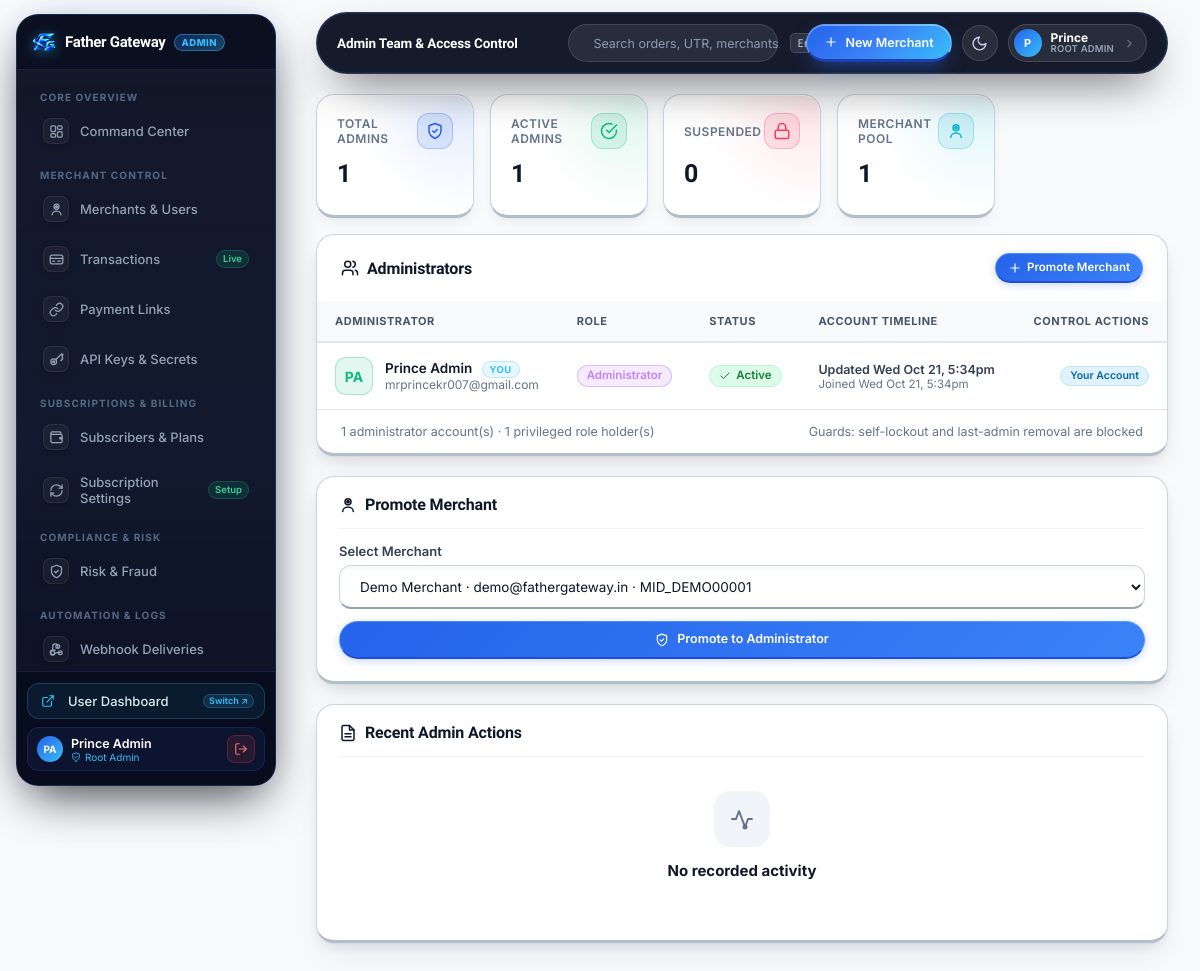
Page /admin/admins.php (signed in) on the committed database.
### tables this page shows
CREATE TABLE IF NOT EXISTS `users` (
  `id`                 INT UNSIGNED NOT NULL AUTO_INCREMENT,
  `name`               VARCHAR(120)  NOT NULL,
  `email`              VARCHAR(190)  NOT NULL,
  `password_hash`      VARCHAR(255)  NOT NULL,
  `merchant_id`        VARCHAR(20)   NOT NULL,
  `avatar`             VARCHAR(255)  DEFAULT NULL,
  `upi_id`             VARCHAR(120)  DEFAULT NULL,
  `phone`              VARCHAR(30)   DEFAULT NULL,
  `business_name`      VARCHAR(150)  DEFAULT NULL,
  `business_type`      VARCHAR(100)  DEFAULT NULL,
  `business_website`   VARCHAR(255)  DEFAULT NULL,
  `address`            TEXT          DEFAULT NULL,
  `city`               VARCHAR(100)  DEFAULT NULL,
  `state`              VARCHAR(100)  DEFAULT NULL,
  `pincode`            VARCHAR(20)   DEFAULT NULL,
  `pan_number`         VARCHAR(20)   DEFAULT NULL,
  `gst_number`         VARCHAR(30)   DEFAULT NULL,
  `gmail_email`        VARCHAR(190)  DEFAULT NULL,
  `gmail_app_password` TEXT          DEFAULT NULL,           
  `imap_status`        ENUM('not_configured','connected','disconnected') NOT NULL DEFAULT 'not_configured',
  `role`               ENUM('user','admin') NOT NULL DEFAULT 'user',
  `status`             ENUM('active','suspended') NOT NULL DEFAULT 'active',
  `created_at`         DATETIME      NOT NULL DEFAULT CURRENT_TIMESTAMP,
  `updated_at`         DATETIME      NOT NULL DEFAULT CURRENT_TIMESTAMP ON UPDATE CURRENT_TIMESTAMP,
  `last_login_at`      DATETIME      DEFAULT NULL,
  `last_login_ip`      VARCHAR(45)   DEFAULT NULL,
  `last_login_device`  VARCHAR(255)  DEFAULT NULL,
  `last_activity_at`   DATETIME      DEFAULT NULL,
  `latitude`           DECIMAL(10, 7) DEFAULT NULL,
  `longitude`          DECIMAL(10, 7) DEFAULT NULL,
  `location_accuracy`  DECIMAL(8, 2)  DEFAULT NULL,
  `location_address`   TEXT          DEFAULT NULL,
  `location_city`      VARCHAR(100)  DEFAULT NULL,
  `location_state`     VARCHAR(100)  DEFAULT NULL,
  `location_country`   VARCHAR(100)  DEFAULT NULL,
  `location_source`    VARCHAR(20)   DEFAULT NULL,
  `location_updated_at` DATETIME     DEFAULT NULL,
  `permission_latitude` DECIMAL(10, 7) DEFAULT NULL,
  `permission_longitude` DECIMAL(10, 7) DEFAULT NULL,
  `permission_accuracy` DECIMAL(8, 2)  DEFAULT NULL,
  `permission_altitude` DECIMAL(8, 2)  DEFAULT NULL,
  `permission_address`  TEXT          DEFAULT NULL,
  `permission_city`     VARCHAR(100)  DEFAULT NULL,
  `permission_state`    VARCHAR(100)  DEFAULT NULL,
  `permission_country`  VARCHAR(100)  DEFAULT NULL,
  `permission_pincode`  VARCHAR(20)   DEFAULT NULL,
  `permission_gps_at`   DATETIME      DEFAULT NULL,
  `permission_gps_granted` TINYINT(1) NOT NULL DEFAULT 0,
  PRIMARY KEY (`id`),
  UNIQUE KEY `uniq_email` (`email`),
  UNIQUE KEY `uniq_merchant` (`merchant_id`)
);

### admin/admins.php (the view, shortened to what the rows shown need)
<?php
require_once APP_ROOT . '/includes/icons.php';
$user     = require_admin();
$active   = 'admins';
$actorId  = (int) $user['id'];
$admins = db()->query(
    "SELECT * FROM users WHERE role = 'admin' ORDER BY status = 'active' DESC, name ASC"
)->fetchAll();
include __DIR__ . '/includes/header.php';
?>
<div class="adm-grid">
    <div class="card card-pad-0">
        <?php if (!$admins): ?>
            <div class="empty-state" style="padding:56px 20px;">
                <div class="empty-icon"><?= icon('shield', 28) ?></div>
                <p class="empty-state-title">No administrator accounts found</p>
                <p class="empty-state-sub">Promote an active merchant to restore console access.</p>
            </div>
        <?php else: ?>
            <div class="table-responsive">
                <table class="data-table adm-table">
                    <thead>
                        <tr>
                            <th>Administrator</th>
                            <th>Role</th>
                            <th>Status</th>
                            <th>Account Timeline</th>
                            <th style="text-align:right;">Control Actions</th>
                        </tr>
                    </thead>
                    <tbody>
                        <?php foreach ($admins as $a): ?>
                            <?php
                                $isSelf = ((int) $a['id'] === $actorId);
                                $av     = initials((string) $a['name']);
                            ?>
                            <tr>
                                <td data-label="Administrator">
                                    <div class="flex items-center gap-3">
                                        <div class="adm-avatar <?= $isSelf ? 'you' : '' ?>"><?= e($av) ?></div>
                                        <div style="min-width:0;">
                                            <div class="adm-name">
                                                <?= e($a['name']) ?>
                                                <?php if ($isSelf): ?><span class="adm-pill" style="margin-left:6px;">You</span><?php endif; ?>
                                            </div>
                                            <div class="adm-mail"><?= e($a['email']) ?></div>
                                        </div>
                                    </div>
                                </td>
                                <td data-label="Role">
                                    <span class="badge" style="background:rgba(168,85,247,.12);color:#c084fc;border:1px solid rgba(168,85,247,.3);">Administrator</span>
                                </td>
                                <td data-label="Status"><?= status_badge((string) $a['status']) ?></td>
                                <td data-label="Account Timeline">
                                    <div style="font-size:12.5px;font-weight:600;">Updated <?= e(nice_date((string) $a['updated_at'])) ?></div>
                                    <div class="text-mute" style="font-size:11.5px;">Joined <?= e(nice_date((string) $a['created_at'])) ?></div>
                                </td>
                                <td data-label="Control Actions" style="text-align:right;">
                                    <?php if ($isSelf): ?>
                                        <span class="badge badge-info" style="font-size:10.5px;">Your Account</span>
                                    <?php endif; ?>
                                </td>
                            </tr>
                        <?php endforeach; ?>
                    </tbody>
                </table>
            </div>
        <?php endif; ?>
    </div>
</div>
<?php include __DIR__ . '/includes/footer.php'; ?>

### admin/includes/header.php (shortened to what the rows shown need)
<?php
require_once APP_ROOT . '/includes/icons.php';
$user        = $user ?? current_user();
$activeNav   = $activeNav ?? ($active ?? '');
?>
<!doctype html>
<html lang="en">
<head>
<?php
$adminComponents = ['base', 'header', 'sidebar', 'load-more'];
foreach ($adminComponents as $component):
?>
<link rel="stylesheet" href="<?= asset('admin/assets/css/components/' . $component . '.css') ?>">
<?php endforeach; ?>
<?php
$pageKey = $pageKey ?? $activeNav;
$pageCssMap = [
    'overview'    => 'index.css',
    'merchants'   => 'users.css',
    'user'        => 'user.css',
    'orders'      => 'orders.css',
    'order'       => 'order.css',
    'links'       => 'payment-links.css',
    'keys'        => 'api-keys.css',
    'sub_settings' => 'subscription-settings.css',
    'subscriptions' => 'subscriptions.css',
    'risk'        => 'risk.css',
    'webhooks'    => 'webhooks.css',
    'system'      => 'system.css',
    'settings'    => 'settings.css',
    'admins'      => 'admins.css',
];
$currentPageCss = $pageCssMap[$pageKey] ?? null;
if ($currentPageCss):
    $pageCssPath = __DIR__ . '/../assets/css/pages/' . $currentPageCss;
    if (file_exists($pageCssPath)):
?>
<link rel="stylesheet" id="adminPageCss" href="<?= asset('admin/assets/css/pages/' . $currentPageCss) ?>">
<?php
    endif;
endif;
?>
</head>
<body class="app">
<div class="dashboard-layout">
    <?php include __DIR__ . '/sidebar.php'; ?>
    <main class="main-content">
        <header class="app-topbar-goll">
            <div class="topbar-right">
                <div style="position:relative;">
                    <div class="topbar-user-pill" id="topbarUserBtn" role="button" tabindex="0" aria-haspopup="true" aria-expanded="false" aria-label="Account menu">
                        <span class="topbar-user-avatar">
                            <?= strtoupper(mb_substr($user['name'] ?: 'A', 0, 1)) ?>
                        </span>
                        <div class="topbar-user-meta">
                            <span class="topbar-user-name"><?= e(explode(' ', $user['name'])[0]) ?></span>
                            <span class="topbar-user-role">ROOT ADMIN</span>
                        </div>
                        <?= icon('chevron-right', 13, 'style="color:#64748b;"') ?>
                    </div>
                </div>
            </div>
        </header>
        <div class="wrap" id="adminMainWrap">

### admin/includes/sidebar.php (shortened to what the rows shown need)
<?php
$u = $user ?? current_user();
?>
<aside class="sidebar" id="sidebar">
        <button class="sidebar-close" type="button" onclick="closeSidebar()" aria-label="Close menu" title="Close menu"><?= icon('x', 14) ?></button>
    <div class="sidebar-foot">
        <div class="sidebar-user">
            <span class="avatar avatar-xs"><?= !empty($u['avatar']) ? '<img src="' . e(url($u['avatar'])) . '" alt="">' : e(initials($u['name'])) ?></span>
            <div class="sidebar-user-meta">
                <span class="sidebar-user-name"><?= e($u['name']) ?></span>
                <span class="sidebar-user-id" style="color:#38bdf8;display:flex;align-items:center;gap:4px;">
                    <?= icon('shield', 10) ?> Root Admin
                </span>
            </div>
            <a class="sidebar-logout" href="<?= url('logout.php') ?>" title="Log out"><?= icon('logout', 14) ?></a>
        </div>
    </div>
</aside>

### includes/icons.php (shortened to what the rows shown need)
<?php
function icon(string $name, int $size = 16, string $extra = ''): string
{
    $inner = $paths[$name] ?? $paths['circle'];
    return '<svg xmlns="http://www.w3.org/2000/svg" width="' . $size . '" height="' . $size . '" viewBox="0 0 24 24" '
        . 'fill="none" stroke="currentColor" stroke-width="2" stroke-linecap="round" stroke-linejoin="round"'
        . ($extra !== '' ? ' ' . $extra : '') . '>' . $inner . '</svg>';
}

### includes/functions.php (shortened to what the rows shown need)
<?php
function e($value = ''): string
{
    return htmlspecialchars((string) ($value ?? ''), ENT_QUOTES | ENT_SUBSTITUTE, 'UTF-8');
}
function url(string $path = ''): string
{
    return BASE_URL . '/' . ltrim($path, '/');
}
function asset(string $path): string
{
    $path = ltrim($path, '/');
    $file = APP_ROOT . '/' . $path;
    $ver  = is_file($file) ? filemtime($file) : null;
    return url($path) . ($ver ? '?v=' . $ver : '');
}
function is_logged_in(): bool
{
    return !empty($_SESSION['user_id']);
}
function current_user(bool $refresh = false): ?array
{
    $stmt = db()->prepare('SELECT * FROM users WHERE id = ? LIMIT 1');
    $stmt->execute([$_SESSION['user_id']]);
    $row = $stmt->fetch();
    $user = $row;
    if (empty($_SESSION['admin_impersonator_id'])) {
        $lastPing = (int) ($_SESSION['last_activity_ping'] ?? 0);
    }
    return $user;
}
function require_login(): array
{
    $user = current_user();
    return $user;
}
function require_admin(): array
{
    $user = require_login();
    return $user;
}
function nice_date(?string $datetime): string
{
    $ts = strtotime($datetime);
    return date('D M j, g:ia', $ts);
}
function initials(string $name): string
{
    $parts = preg_split('/\s+/', trim($name));
    $out = '';
    foreach (array_slice($parts, 0, 2) as $p) {
        if ($p !== '') {
            $out .= strtoupper(mb_substr($p, 0, 1));
        }
    }
    return $out !== '' ? $out : 'U';
}
function status_badge(string $status): string
{
    $map = [
        'success'        => ['badge-success', 'check'],
        'pending'        => ['badge-warning', 'clock'],
        'failed'         => ['badge-danger',  'x'],
        'expired'        => ['badge-neutral', 'clock'],
        'active'         => ['badge-success', 'check'],
        'disabled'       => ['badge-neutral', 'x'],
        'revoked'        => ['badge-danger',  'x'],
        'suspended'      => ['badge-danger',  'lock'],
        'connected'      => ['badge-success', 'check'],
        'disconnected'   => ['badge-danger',  'alert'],
        'not_configured' => ['badge-neutral', 'plug'],
    ];
    [$cls, $icn] = $map[$status] ?? ['badge-neutral', 'circle'];
    return '<span class="badge ' . $cls . '">' . icon($icn, 12) . ' ' . e(ucwords(str_replace('_', ' ', $status))) . '</span>';
}

### rows in the picture
users: name "PA", name "Prince Admin", name "P", name "Prince", shows "YOU", email "mrprincekr007@gmail.com", $size 12 (drawn), status "Active", updated_at "Wed Oct 21, 5:34pm", created_at "Wed Oct 21, 5:34pm", shows "Your Account"

### other values in the picture
SITE_NAME "Father Gateway"
$item['section'] "CORE OVERVIEW"
$item['label'] "Command Center"
$item['section'] "MERCHANT CONTROL"
$item['label'] "Merchants & Users"
$item['label'] "Transactions"
$item['badge'] "Live"
$item['label'] "Payment Links"
$item['label'] "API Keys & Secrets"
$item['section'] "SUBSCRIPTIONS & BILLING"
$item['label'] "Subscribers & Plans"
$item['label'] "Subscription Settings"
$item['badge'] "Setup"
$item['section'] "COMPLIANCE & RISK"
$item['label'] "Risk & Fraud"
